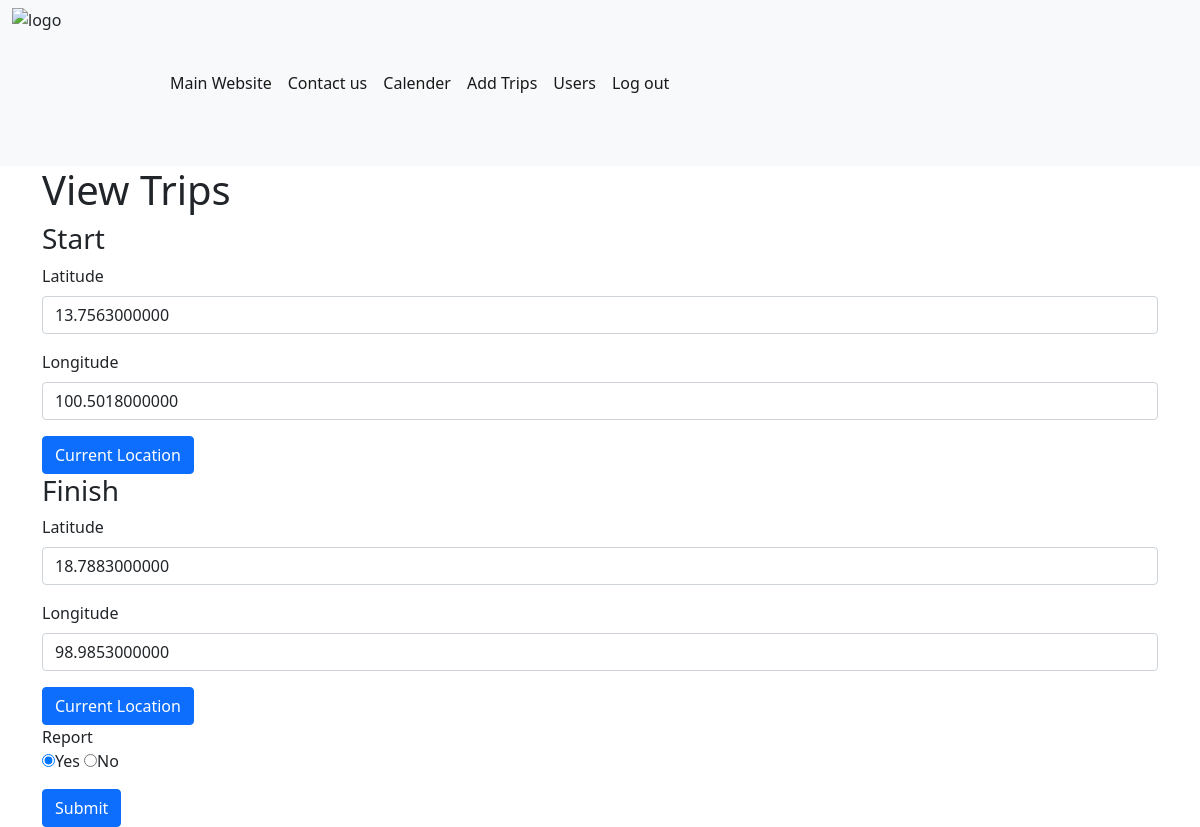
Page /viewtrips/2 (signed in) on the committed database.
### app.py (models this page shows, shortened)
class Trips(db.Model):
    __tablename__ = "Trips"
    id = db.Column(db.Integer, primary_key=True)
    customer = db.Column(db.Text)
    date = db.Column(db.DateTime(timezone=True))
    location = db.Column(db.Text)
    distance = db.Column(db.Numeric)
    report = db.Column(db.Boolean)
    user_id = db.Column(db.Integer, db.ForeignKey('Users.id'))
    user = db.relationship("User", backref="Trips")
    start_latitude = db.Column(db.Numeric)
    start_longitude = db.Column(db.Numeric)
    finish_latitude = db.Column(db.Numeric)
    finish_longitude = db.Column(db.Numeric)

### app.py (the view, shortened to what this page needs)
@app.route("/viewtrips/<int:id>", methods=["GET", "POST"])
@login_required
def viewtrips(id):
    trip = Trips.query.get(id)
    return render_template("viewtrips.html", trip=trip)

### app.py (called while the page is built)
@login_manager.user_loader
def load_user(user_id):
    return User.query.get(int(user_id))

### templates/viewtrips.html (shortened to what this page needs)
{% extends "base.html" %}
{% block content%}
<div class="container">
    <h1>View Trips</h1>
    <form action="{{ url_for('viewtrips', id=trip.id) }}" method="POST">
        <h3>Start</h3>
        <div class="mb-3">
            <label for="start-latitude" class="form-label">Latitude</label>
            <input type="text" class="form-control" id="start-latitude" name="start-latitude"
                value="{{ trip.start_latitude }}">
        </div>
        <div class="mb-3">
            <label for="start-longitude" class="form-label">Longitude</label>
            <input type="text" class="form-control" id="start-longitude" name="start-longitude"
                value="{{ trip.start_longitude }}">
        </div>
        <button type="button" class="btn btn-primary" onclick="getStartLocation()">Current Location</button>
        <h3>Finish</h3>
        <div class="mb-3">
            <label for="finish-latitude" class="form-label">Latitude</label>
            <input type="text" class="form-control" id="finish-latitude" name="finish-latitude"
                value="{{ trip.finish_latitude }}">
        </div>
        <div class="mb-3">
            <label for="finish-longitude" class="form-label">Longitude</label>
            <input type="text" class="form-control" id="finish-longitude" name="finish-longitude"
                value="{{ trip.finish_longitude }}">
        </div>
        <button type="button" class="btn btn-primary" onclick="getFinishLocation()">Current Location</button>
        <div class="mb-3">
            <div>Report</div>
            <div class="mb-3">
                <input type="radio" id="report" name="report" value="yes" {% if trip.report %}checked{% endif
                    %}>Yes</input>
                <input type="radio" id="report" name="report" value="no" >No</input>
            </div>
        </div>
        <button type="submit" class="btn btn-primary">Submit</button>
    </form>
</div>
{% endblock %}

### styles.css (style rules this page uses)
body { margin: 0; font-family: Arial, Helvetica, sans-serif; }

### rows in the picture
Trips: start-latitude "13.7563000000", start-longitude "100.5018000000", finish-latitude "18.7883000000", finish-longitude "98.9853000000", report "☑"
